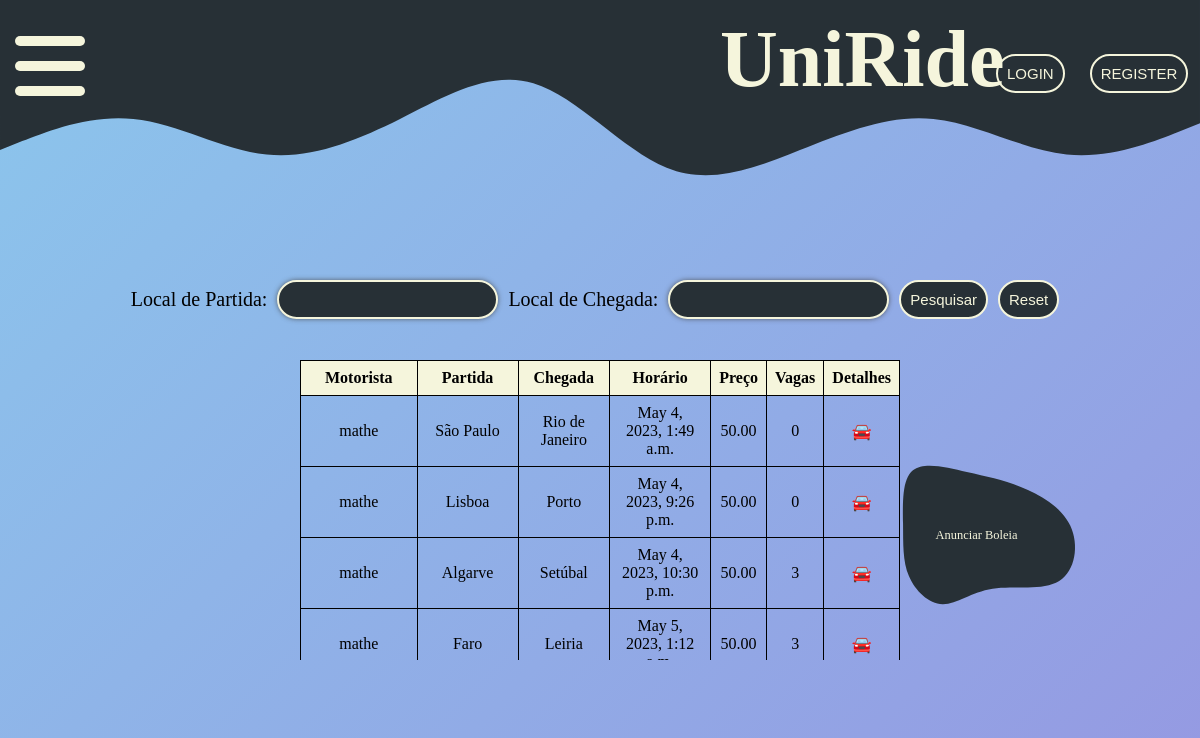
Before: / with the older database file.
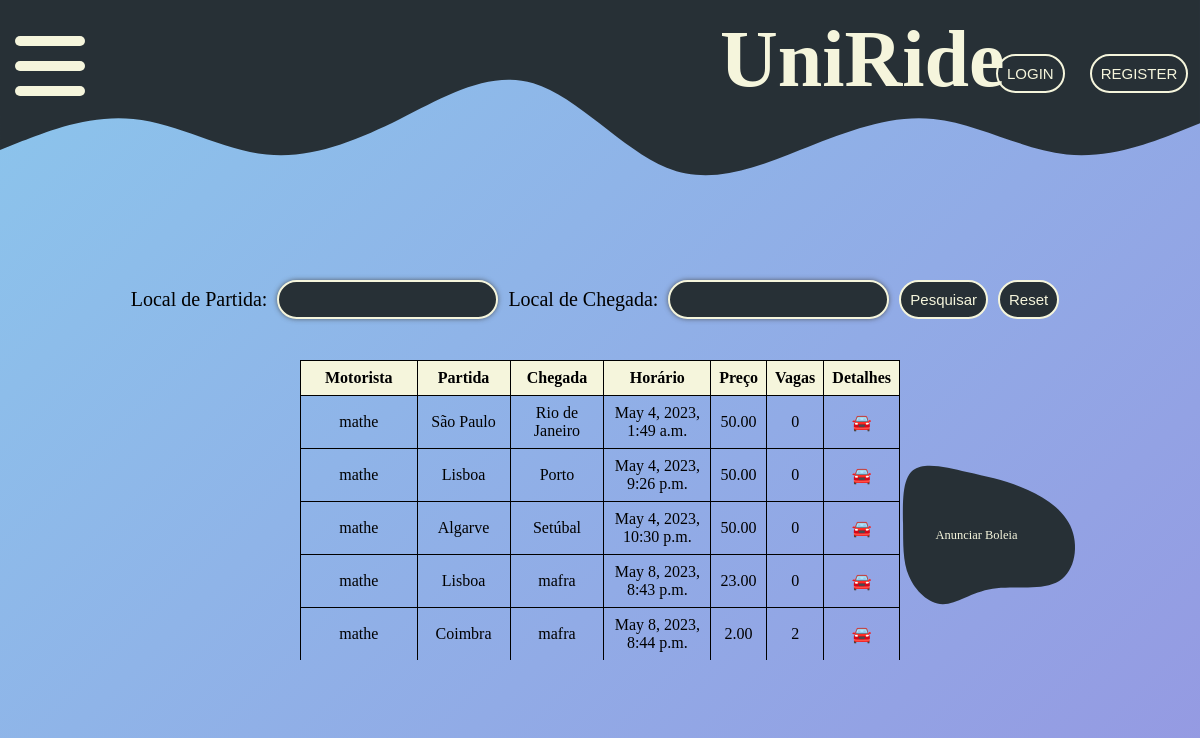
After: the same page with the newer database file.
### MyApp/models.py (models this page shows)
class Boleia(models.Model):
    motorista = models.ForeignKey(User, on_delete=models.CASCADE, related_name='boleias_as_motorista')
    users = models.ManyToManyField(User, blank=True, related_name='boleias_as_passageiro')
    partida = models.CharField(max_length=255)
    chegada = models.CharField(max_length=255)
    horario = models.DateTimeField()
    preco = models.DecimalField(max_digits=8, decimal_places=2)
    vagas = models.IntegerField()
    detalhes = models.TextField(blank=True)

### MyApp/views.py (the view)
# urls.py: path('', views.index, name='index'),
def index(request):
    boleias = Boleia.objects.all()
    template = loader.get_template('MyApp/index.html')
    context = {'boleias': boleias}
    return render(request, 'MyApp/index.html', context)

### MyApp/templates/MyApp/index.html (shortened to what this page needs)
<!DOCTYPE html>
<html lang="en">
<head>
    {% load static %}
    <link rel="stylesheet" type="text/css" href="{% static 'MyApp/styles.css' %}" />
</head>
<body>
<nav>
      <a href="{% url 'MyApp:index' %}">
            <h1 id="titulo">UniRide</h1>
        </a>
        <section class="login_OR_register">
            {% if not user.is_authenticated %}
             <a href="{% url 'MyApp:login' %}">
                <button class="butoes_nav" id="login"> LOGIN</button>
            </a>
            <a href="{% url 'MyApp:register' %}">
                <button class="butoes_nav" id="register">REGISTER</button>
            </a>
            {% endif %}
        </section>
    <div class="hamburger-menu">
        <div class="ham-bar bar-top"></div>
         <div class="ham-bar bar-mid"></div>
         <div class="ham-bar bar-bottom"></div>
    </div>
</nav>
{% block content %}
    <section class="searchBar">
    <form id="searchForm" class="searchBar" action="{% url 'MyApp:search' %}" method="get">
        <label class="search_label" for="partida">Local de Partida:</label>
        <input class="search_inputs" type="text" id="partida" name="partida" autocomplete="off"><br><br>
        <label class="search_label" for="chegada">Local de Chegada:</label>
        <input class="search_inputs" type="text" id="chegada" name="chegada" autocomplete="off"><br><br>
            <button id="search_button" type="submit">Pesquisar</button>
            <button id="reset_button" type="submit">Reset</button>
    </form>
</section>
<section id="anuncios_container">
    {% if boleias %}
        <table>
            <thead>
                <tr>
                    <th>Motorista</th>
                    <th>Partida</th>
                    <th>Chegada</th>
                    <th>Horário</th>
                    <th>Preço</th>
                    <th>Vagas</th>
                    <th>Detalhes</th>
                </tr>
            </thead>
            <tbody>
                {% for boleia in boleias %}
                    <tr>
                         <td>{{ boleia.motorista }}</td>
                         <td>{{ boleia.partida }}</td>
                        <td>{{ boleia.chegada }}</td>
                        <td>{{ boleia.horario }}</td>
                        <td>{{ boleia.preco }}</td>
                        <td>{{ boleia.vagas }}</td>
                        <td>
                            <a href="{% url 'MyApp:detalhes' boleia.id %}">
                               🚘
                            </a>
                        </td>
                    </tr>
                {% endfor %}
            </tbody>
        </table>
    {% else %}
        <p style="text-align: center; font-size: 20px; margin-top: 1em; margin-bottom: 1em; position: absolute">Não existem boleias disponíveis.</p>
    {% endif %}
</section>
    <section class="blop_anim">
        <svg id="blop" viewBox="0 0 900 600" width="900" height="600" xmlns="http://www.w3.org/2000/svg"
             xmlns:xlink="http://www.w3.org/1999/xlink" version="1.1">
            <g transform="translate(402.57248813454015 309.19142559317913)">
                <path id="blop1" d="M129.2 -132.9C177.5 -113.5 233.5 -82.3 256.6 -33.2C279.6 16 269.7 83 227.9 109.1C186 135.2 112.3 120.5 56.8 129C1.3 137.5 -36 169.3 -71.8 168.7C-107.7 168.1 -142.2 135 -158.5 96.5C-174.9 57.9 -173.1 13.9 -173.6 -38.8C-174 -91.4 -176.7 -152.6 -148.1 -175.4C-119.6 -198.2 -59.8 -182.6 -9.6 -171.1C40.5 -159.6 81 -152.2 129.2 -132.9"
                      fill="#273036"></path>
                {% if user.is_authenticated %}
                 <a id="anunciar" href="{% url 'MyApp:anunciar' %}">
                    <text  x="-90" y="0" fill="#F5F5DC">Anunciar Boleia
                    </text>
                </a>
                {% else %}
                  <a id="anunciar" href="{% url 'MyApp:login' %}">
                    <text  x="-90" y="0" fill="#F5F5DC">Anunciar Boleia
                    </text>
                </a>
                {% endif %}
            </g>
            <g transform="translate(462.7996808603914 291.7726424536017)" style="visibility: hidden">
        <path id="blop2" d="M168.6 -187.1C208.7 -167.3 224.5 -104.9 208.6 -57.2C192.7 -9.5 145.1 23.4 113.4 53.6C81.8 83.9 66.2 111.5 34.3 145.2C2.4 178.9 -45.8 218.6 -80 210.3C-114.1 201.9 -134.1 145.5 -165.6 94.1C-197 42.7 -239.8 -3.6 -240.3 -49.5C-240.7 -95.5 -198.8 -141.2 -151.7 -159.7C-104.6 -178.3 -52.3 -169.6 6 -176.8C64.3 -183.9 128.6 -206.9 168.6 -187.1"
              fill="#273036"></path>
            </g>
        </svg>
    </section>
{% endblock %}
</body>
</html>

### MyApp/static/MyApp/styles.css (style rules this page uses)
* { margin-left: 0; padding: 0; margin:0; box-sizing: border-box; }
body { background-image: linear-gradient(135deg, #8BC6EC 0%, #9599E2 100%); font-family: "Candara"; min-height: 100vh; }
a { text-decoration: none; }
nav { position: fixed; margin-top: -10px; width: 100%; height: 15vh; }
#titulo { position: absolute; top: 3vh; left: 90vh; color: beige; font-size: 5rem; z-index: 1; }
.login_OR_register { position: absolute; top: 8vh; left: 83%; display: flex; align-items: center; gap: 15px; }
.hamburger-menu { height: 100px; width: 100px; background-color: #273036; position: fixed; top: 1rem; cursor:pointer; }
.ham-bar { width: 70%; height: 10px; background-color: beige; border-radius:25px; position: absolute; top: 50%; left: 50%; transform: translate(-50%, -50%); transition:transform .6s, opacity .8s, top .6s; }
.bar-top { top: 25%; }
.bar-bottom { top: 75%; }
.searchBar { position: absolute; left: 0; right: 0; top: 35%; display: flex; align-items: center; justify-content: center; }
label, input, button { display: inline-block; margin-right: 10px; white-space: nowrap; }
.search_inputs { padding: 9px; font-size: 15px; border-width: 2px; border-color: #F5F5DC; background-color: #273036; color: #F5F5DC; border-style: double; border-radius: 50px; box-shadow: 0px 0px 5px rgba(66,66,66,.75); text-shadow: 5px 0px 5px rgba(255,255,255,.60); }
.search_label { font-size:20px; }
button { padding: 9px; font-size: 15px; border-width: 2px; border-color: #F5F5DC; background-color: #273036; color: #F5F5DC; border-style: double; border-radius: 50px; }
#blop { width: 350px; height: 350px; position: absolute; top: 45%; right: 3%; }
#anunciar { font-size: 2em; }
#anuncios_container { position: relative; margin: 0 auto; width: 600px; top: 45vh; height:300px; overflow-y: auto; }
#anuncios_container table { width: 100%; height: 100px; border-collapse: collapse; position: absolute; top: 0; }
#anuncios_container th, #anuncios_container td { border: 1px solid black; padding: 0.5em; text-align: center; }
#anuncios_container th { background-color: beige; }

Changed rows visible on the page:
removed Boleia: motorista "mathe", partida "Faro", chegada "Leiria", horario "May 5, 2023, 1:12…", preco "50.00", vagas "3"
changed Boleia "Algarve": vagas "3" → "0"
now on this page (row edited): Boleia: motorista "mathe", partida "Lisboa", chegada "mafra", horario "May 8, 2023, 8:43 p.m.", preco "23.00", vagas "0"
now on this page (row unchanged): Boleia: motorista "mathe", partida "Coimbra", chegada "mafra", horario "May 8, 2023, 8:44 p.m.", preco "2.00", vagas "2"
